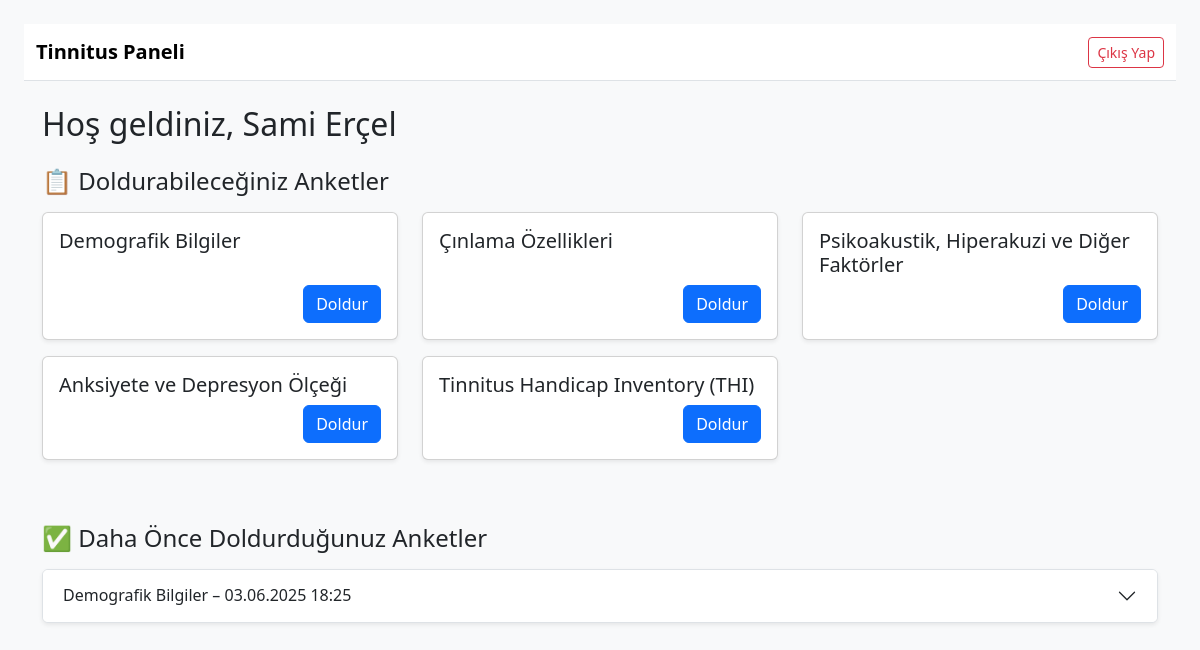
Page /hasta (signed in) on the committed database.
### app.py (models this page shows)
class User(UserMixin, db.Model):
    id = db.Column(db.Integer, primary_key=True)
    email = db.Column(db.String(150), unique=True, nullable=False)
    password = db.Column(db.String(100), nullable=False)
    role = db.Column(db.String(20))  # 'admin', 'doktor', 'hasta'
    name = db.Column(db.String(100))

class Anket(db.Model):
    id = db.Column(db.Integer, primary_key=True)
    baslik = db.Column(db.String(100), nullable=False)
    sorular = db.relationship('Soru', backref='anket', cascade='all, delete-orphan')

class Survey(db.Model):
    id = db.Column(db.Integer, primary_key=True)
    hasta_id = db.Column(db.Integer, db.ForeignKey('user.id'))
    anket_id = db.Column(db.Integer, db.ForeignKey('anket.id'))
    cevaplar = db.Column(db.Text)
    tarih = db.Column(db.DateTime, default=datetime.datetime.utcnow)

### app.py (the view)
@app.route('/hasta')
@login_required
def hasta_panel():
    if current_user.role != 'hasta':
        return redirect('/')
    anketler = Anket.query.all()
    yapilan_anketler = Survey.query.filter_by(hasta_id=current_user.id).order_by(Survey.tarih.desc()).all()
    gecmis_anketler = []
    for kayit in yapilan_anketler:
        anket = Anket.query.get(kayit.anket_id)
        sorular = Soru.query.filter_by(anket_id=anket.id).all()
        cevaplar = json.loads(kayit.cevaplar)
        icerik = []
        for soru in sorular:
            cevap = cevaplar.get(str(soru.id), "")
            if isinstance(cevap, list):
                cevap = ", ".join(cevap)
            icerik.append({"soru": soru.metin, "cevap": cevap})
        thi_puani = cevaplar.get("_toplam_thi_puani", None)
        gecmis_anketler.append({
            "anket_adi": anket.baslik,
            "tarih": kayit.tarih,
            "icerik": icerik,
            "puan": thi_puani
        })
    return render_template("hasta_panel.html", user=current_user, anketler=anketler, gecmis_anketler=gecmis_anketler)

### app.py (called while the page is built)
@login_manager.user_loader
def load_user(user_id):
    return User.query.get(int(user_id))

### templates/hasta_panel.html (shortened to what this page needs)
<!DOCTYPE html>
<html>
<head>
    <link href="https://cdn.jsdelivr.net/npm/bootstrap@5.3.0/dist/css/bootstrap.min.css" rel="stylesheet">
</head>
<body class="bg-light p-4">
<nav class="navbar navbar-expand-lg navbar-light bg-white border-bottom mb-4">
    <div class="container-fluid justify-content-between">
        <a class="navbar-brand fw-bold" href="#">Tinnitus Paneli</a>
        <div>
            <a href="/logout" class="btn btn-outline-danger btn-sm">Çıkış Yap</a>
        </div>
    </div>
</nav>
<div class="container">
    <h2 class="mb-4">Hoş geldiniz, {{ user.name }}</h2>
    <div class="mb-5">
        <h4 class="mb-3">📋 Doldurabileceğiniz Anketler</h4>
        {% if anketler %}
            <div class="row">
                {% for anket in anketler %}
                    <div class="col-md-6 col-lg-4 mb-3">
                        <div class="card h-100 shadow-sm">
                            <div class="card-body d-flex flex-column justify-content-between">
                                <h5 class="card-title">{{ anket.baslik }}</h5>
                                <div class="text-end mt-auto">
                                    <a href="/anket_doldur/{{ anket.id }}" class="btn btn-primary">Doldur</a>
                                </div>
                            </div>
                        </div>
                    </div>
                {% endfor %}
            </div>
        {% else %}
            <div class="text-muted">Size atanmış doldurulabilir anket bulunmamaktadır.</div>
        {% endif %}
    </div>
<div>
    <h4 class="mb-3">✅ Daha Önce Doldurduğunuz Anketler</h4>
    {% if gecmis_anketler %}
        <div class="accordion" id="gecmisAnketAccordion">
            {% for anket in gecmis_anketler %}
                <div class="accordion-item mb-2 shadow-sm">
                    <h2 class="accordion-header" id="heading{{ loop.index }}">
                        <button class="accordion-button collapsed" type="button" data-bs-toggle="collapse" data-bs-target="#collapse{{ loop.index }}" aria-expanded="false" aria-controls="collapse{{ loop.index }}">
                            {{ anket.anket_adi }} – {{ anket.tarih.strftime('%d.%m.%Y %H:%M') }}
                        </button>
                    </h2>
                </div>
            {% endfor %}
        </div>
    {% else %}
        <div class="text-muted">Henüz anket doldurmadınız.</div>
    {% endif %}
</div>
</body>
</html>

### rows in the picture
User: name "Sami Erçel"
Anket: baslik "Demografik Bilgiler", anket_adi "Demografik Bilgiler", tarih "03.06.2025 18:25"
Anket: baslik "Çınlama Özellikleri"
Anket: baslik "Psikoakustik, Hiperakuzi ve Diğer Faktörler"
Anket: baslik "Anksiyete ve Depresyon Ölçeği"
Anket: baslik "Tinnitus Handicap Inventory (THI)"
